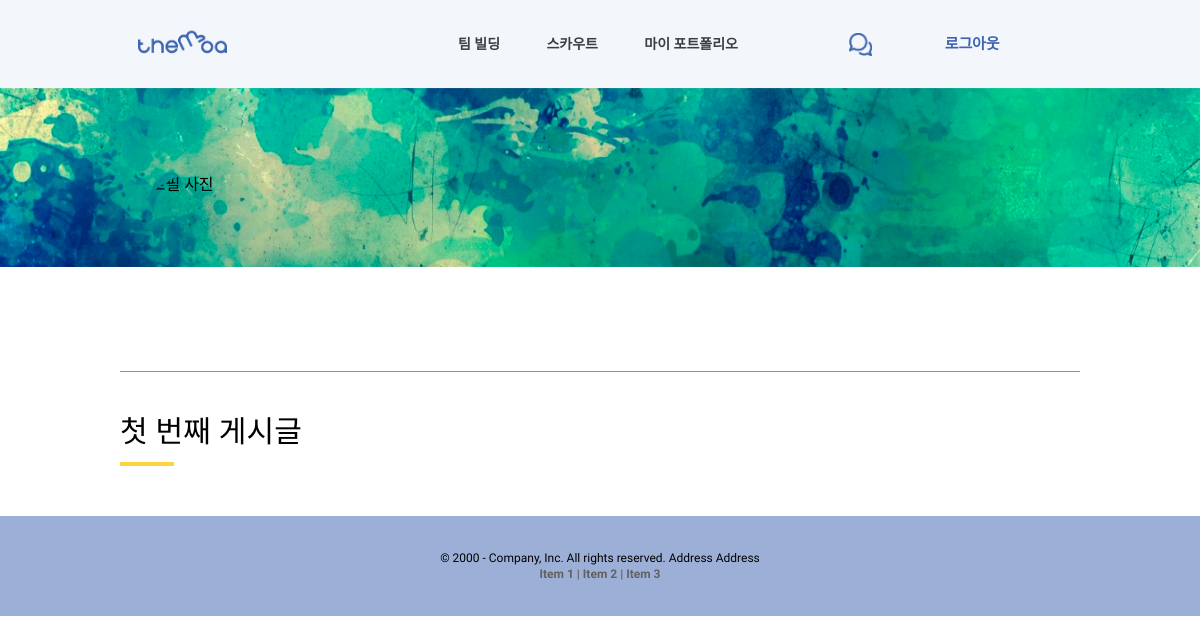
Page /portfolio/5/detail_pf/6/ (signed in) on the earlier database version.
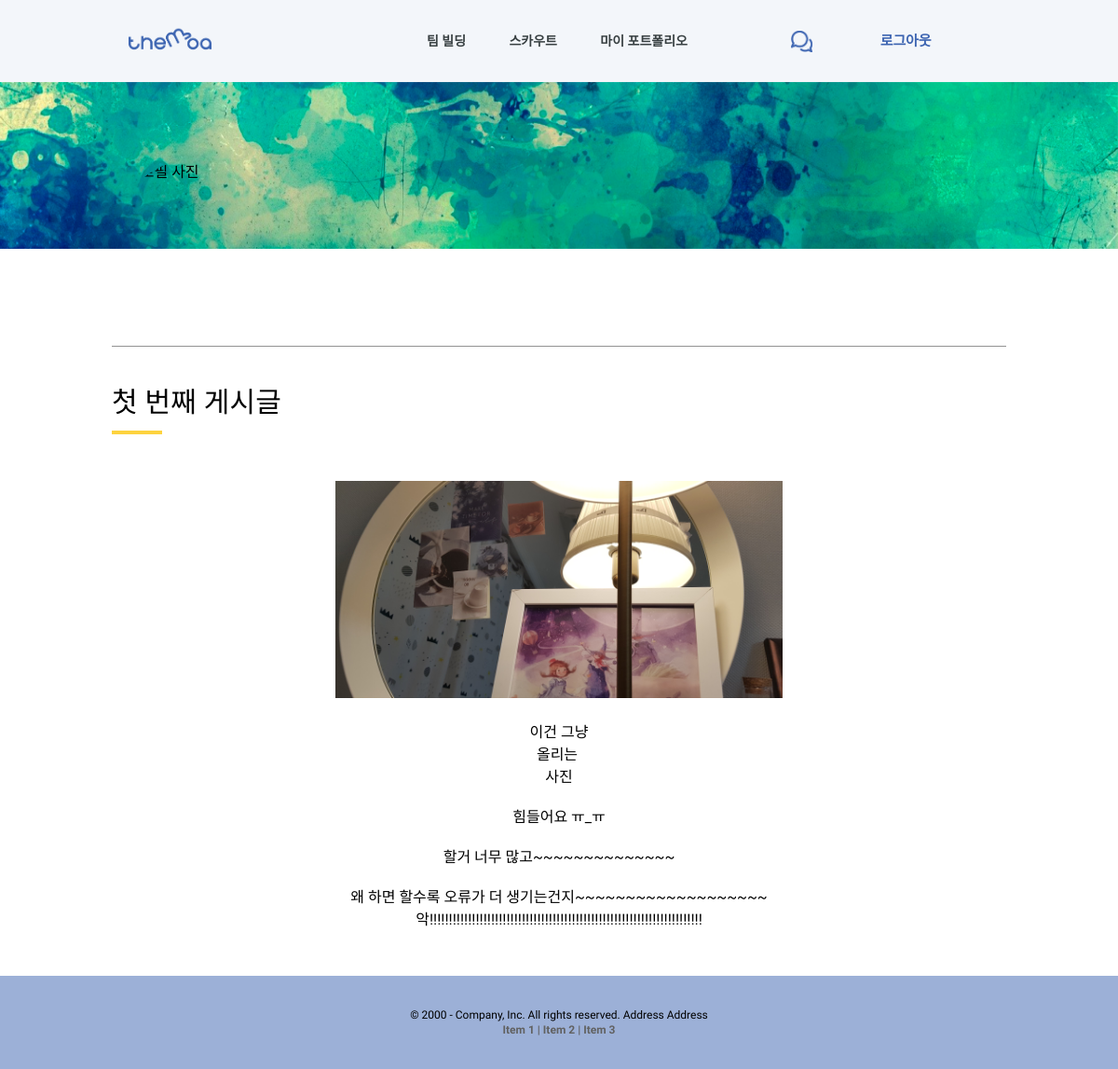
Same page on the later database version.
### mypf/models.py (models this page shows)
class Portfolio(models.Model):
    title = models.CharField(default='', max_length=50)
    image = models.ImageField(default='', upload_to="image/mypf/", blank=True, null=False)
    user_id = models.ForeignKey(User, on_delete=models.CASCADE, null=True)
    detail = models.TextField(blank=True, null=True)

### mypf/views.py (the view)
# urls.py: path('<int:user_id>/detail_pf/<int:pf_id>/', detail_portfolio, name='detail_pf'),
def detail_portfolio(request, user_id, pf_id):
    user_instance = User.objects.get(pk=request.user.id)
    portfolio = get_object_or_404(Portfolio, pk=pf_id)
    context = {
        'user_instance':user_instance,
        'pf':portfolio,
        'user_id':user_id,
        'pf_id':pf_id,
    }
    return render(request, 'mypf/detail_pf.html', context)

### templates/mypf/detail_pf.html (shortened to what this page needs)
{% extends '../base.html' %}
        {% load static %}
        {% block extrahead %}
        <link rel="stylesheet" href="{% static 'css/mypf/profile.css' %}">
        <link rel="stylesheet" href="{% static 'css/mypf/detail_pf.css' %}">
        <link rel="stylesheet" href="../../../../static/css/base.css">
        {% endblock %}
{% block content %}
<div>
    <img class="profile-back" src="../../../../static/img/profile_back.png">
    <div class="profile-container">
        <img src="../../../../media/{{user_instance.image}}"alt="프로필 사진">
    </div>
    <div class="detail-container">
        <p class="detail-title">{{pf.title}}</p>
        <hr>
        <div class="detail-content">
            {{pf.detail|safe}}
        </div>
    </div>
</div>
{% endblock %}

Differences in the rows shown:
changed Portfolio "첫 번째 게시글": detail: picture added; detail (not shown) → "이건 그냥 올리는 사진 힘들어요 ㅠ_ㅠ 할거 너무 많고~~~~~~~~~~~~~~ 왜 하면 할수록 오류가 더 생기는건지~~~~~~~~~~~~~~~~~~~ 악!!!!!!!!!!!!!!!!!!!!!!!!!!!!!!!!!!!!!!!!!!!!!!!!!!!!!!!!!!!!!!!!!!!!!!!"
